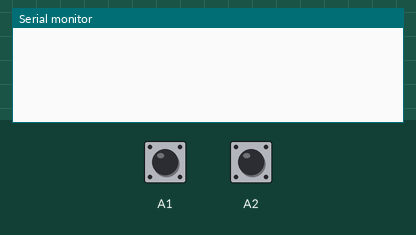
Simulated run of this sketch. Board: Arduino Uno, built with avr-gcc and run on an emulated ATmega328P. On the bench: the last lines printed to the serial monitor. Inputs (shaded band) come from the test bench; at power-on: A1 HIGH, A2 HIGH.

Above: at 1.3 s.
1.4 s: A1 pulled LOW for 1 s
At 2.3 s:
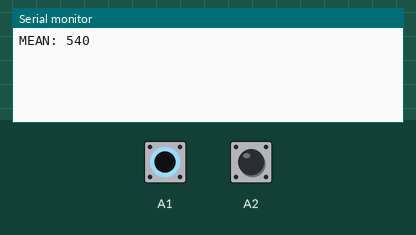
5.1 s: A1 pulled LOW for 3.2 s
At 7.7 s:
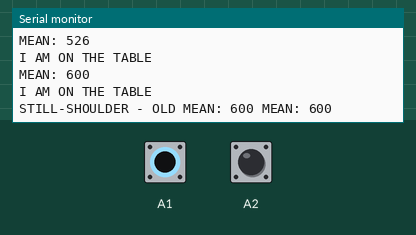
9.8 s: A1 pulled LOW for 0.15 s
11.4 s: A1 pulled LOW for 3.2 s
At 15.7 s:
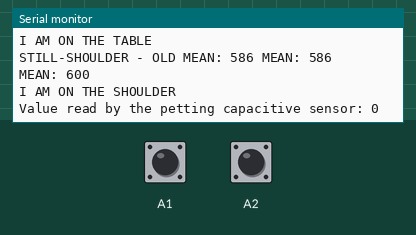
Timing chart, 0 to 17.1 s (numbered marks = the images above; inputs shaded):
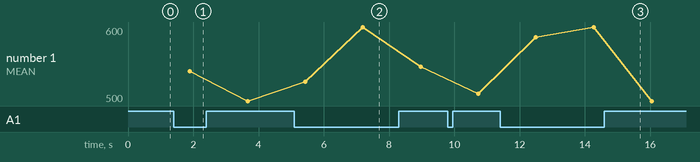

Measured:
- after the input at 1.4 s, the serial monitor: prints a new line after 0.49 s (image 1)
- after the input at 5.1 s, the serial monitor: prints a new line after 0.34 s (image 2)
- after the input at 11.4 s, the serial monitor: prints a new line after 1.1 s (image 3)
- plotted number 1: 500 → 546 after the input at 5.1 s, 546 → 510 after the input at 9.8 s

The sketch:

test_state.ino
```cpp
#include <StateMachine.h>
#include <ADCTouch.h>
#include <MPU6050_tockn.h>
#include <math.h>

#include<Wire.h>

// [-1121,-1120] --> [0,18]  [-67,-67] --> [0,1] [3649,3650] --> [16364,16386] [91,91] --> [0,1] [12,12] --> [0,1] [-28,-27] --> [-1,2]


////////////////////////////////////////////////////////////////////////////////////////////////////////////////////////////////////////////////

const int STATE_DELAY = 500;

MPU6050 mpu6050(Wire);


long timer = 0;

// Capacitive sensor params
int ref1;
static int value_off = 0;
bool flag_first_time = true;
int mean, old_mean;
int mean_offset = 30;

// Big noise sensor params
const int soundPin = A0;
int Digital_Pin = 3;

// Sad still state parameters
long sad_still_timer = 0;
struct states{
  bool happy;
  bool sad;
  bool angry;
  bool fear;
  };

//storing variable of the petting touch value
long value_pet; //value read by the capacitive sensor for detecting petting
int treshold_pet=40; //treshold over the which I recognize a petting action
int ref_pet; //initial value of the capacitive sensor for moving the mean to 0

states state = {0,0,0,0};

StateMachine machine = StateMachine();


// States declarations
State* calibration = machine.addState(&state_calibration); //state 0
State* still_neutral = machine.addState(&state_still_neutral); //state 1
State* shoulder = machine.addState(&state_shoulder); //state 2
State* fear = machine.addState(&state_fear); //state 3
State* sad_still = machine.addState(&state_sad_still); //stato 4


////////////////////////////////////////////////////////////////////////////////////////////////////////////////////////////////////////////////


////////////////////////////////////////////////////////////////////////////////////////////////////////////////////////////////////////////////
void setup() {
  // put your setup code here, to run once:
  Serial.begin(9600);
  Wire.begin();

  pinMode(soundPin,INPUT);
  pinMode(Digital_Pin, INPUT);

  //mpu6050.begin();
  //mpu6050.calcGyroOffsets(true);

  ref1 = ADCTouch.read(A1, 500);//account for the capacitance of the pad

  ref_pet = ADCTouch.read(A1, 500); //account for the capacitance of petting sensor


  // Transitions exiting calibration state
  calibration->addTransition(&transition_calib_shoulder, shoulder);
  calibration->addTransition(&transition_calib_still_neutral, still_neutral);

  // Transitions exiting shoulder state
  shoulder->addTransition(&transition_shoulder_still, still_neutral);
  //shoulder->addTransition(&transition_shoulder_big_noise, fear);
  shoulder->addTransition(&transition_shoulder_happy_petting_shoulder, shoulder);

  // Transitions exiting still_neutral state
  still_neutral->addTransition(&transition_still_shoulder, shoulder);
  still_neutral->addTransition(&transition_still_sad_still, sad_still);


  // Transitions exiting sad_still state
  sad_still->addTransition(&transition_sad_still_shoulder, shoulder);

}

////////////////////////////////////////////////////////////////////////////////////////////////////////////////////////////////////////////////


////////////////////////////////////////////////////////////////////////////////////////////////////////////////////////////////////////////////

// Function that sets the mean value of the capacitive-proximity sensor over "samples_number" samples
void getMeanProximity(){

  int count = 0;
  int total_value = 0;
  int value0, value1;

  // Parameters
  int samples_number = 30;
  int sample_delay = 30;

  mean = 0;

  while(count < samples_number){

    value1 = ADCTouch.read(A1);   //   --> 100 samples

    total_value = total_value + value1;

    count++;

    delay(sample_delay);
  }

  mean = total_value / count;

  if(old_mean == 0){
    old_mean = mean;
  }

  Serial.print("MEAN: ");Serial.print(mean);
  Serial.println('\n');
}

// Function that checks if mean is above threshold
bool checkOverMeanProximity(){

  if(mean > old_mean + mean_offset){
    old_mean = mean;
    Serial.print("STILL-SHOULDER - ");Serial.print("OLD MEAN: ");Serial.print(old_mean);Serial.print(" MEAN: ");Serial.println(mean);
    return true;
  }

  return false;

}

// Function that checks if mean is below threshold
bool checkBelowMeanProximity(){

  if(mean < old_mean - mean_offset){
    old_mean = mean;
    Serial.print("SHOULDER-STILL - ");Serial.print("OLD MEAN: ");Serial.print(old_mean);Serial.print(" MEAN: ");Serial.println(mean);
    return true;
  }

  return false;

}


////////////////////////////////////////////////////////////////////////////////////////////////////////////////////////////////////////////////


////////////////////////////////////////////////////////////////////////////////////////////////////////////////////////////////////////////////


void loop(){
  // put your main code here, to run repeatedly:
  if(!flag_first_time){
    getMeanProximity();
  }
  machine.run();
  delay(STATE_DELAY);


}


////////////////////////////////////////////////////////////////////////////////////////////////////////////////////////////////////////////////


////////////////////////////////////////////////////////////////////////////////////////////////////////////////////////////////////////////////

void state_calibration(){

  int value1 = ADCTouch.read(A1);

  if(value1 > 600){
    machine.transitionTo(shoulder);
  }
  else{
    machine.transitionTo(still_neutral);
  }

  if(flag_first_time){
    old_mean = mean;
  }

  flag_first_time = false;

}

void state_still_neutral(){

  sad_still_timer++;
  Serial.println("I AM ON THE TABLE");
}

void state_shoulder(){

  Serial.println("I AM ON THE SHOULDER");
}

void state_fear(){

  Serial.println("FEAR");
}

void state_sad_still(){
  Serial.println("WAITING TO BE PICKED UP");
}


////////////////////////////////////////////////////////////////////////////////////////////////////////////////////////////////////////////////


////////////////////////////////////////////////////////////////////////////////////////////////////////////////////////////////////////////////

bool transition_shoulder_big_noise(){

  int val = analogRead(soundPin);

  // Parameters
  int sound_offset = 65;
  int big_sound_th = 90;

  val = val - sound_offset;

  //int Digital = digitalRead(Digital_Pin);

  Serial.print("NOISE VAL: ");Serial.println(val);
  //Serial.print("Limit :");Serial.println(Digital);


  if(val > big_sound_th){
    return false;
  }

  return false;
}


bool transition_calib_shoulder(){

  return checkOverMeanProximity();

}

bool transition_sad_still_shoulder(){

  bool mean_over = checkOverMeanProximity();

  if(mean_over){
    set_happy();
    display_state();
    return true;
  }

  return false;

}

bool transition_calib_still_neutral(){

  return checkBelowMeanProximity();

}

bool transition_shoulder_still(){

  return checkBelowMeanProximity();

}

bool transition_shoulder_happy_petting_shoulder(){
  value_pet = ADCTouch.read(A2) - ref_pet;
  Serial.print("Value read by the petting capacitive sensor: ");Serial.println(value_pet);
  if(value_pet > treshold_pet){
    Serial.println("Qualcuno mi tocca");
    set_happy();
    display_state();
    return true;

  }

  return false;

}

bool transition_still_shoulder(){

  return checkOverMeanProximity();

}

bool transition_still_sad_still(){

  if(sad_still_timer > 10){
    Serial.println("Sono passati 5 secondi");
    set_sad();
    display_state();
    //é triste per sempre fin quando non viene preso
    sad_still_timer = 0;
    return true;
  }

  return false;

}

////////////////////////////////////////////////////////////////////////////////////////////////////////////////////////////////////////////////


////////////////////////////////////////////////////////////////////////////////////////////////////////////////////////////////////////////////

void display_state(){

  if(state.happy){
    Serial.println("Happy");
  }

  else if(state.sad){
    Serial.println("Sad");
  }

  else if(state.angry){
    Serial.println("Angry");
  }

  else if(state.fear){
    Serial.println("Fear");
  }

  else{
    Serial.println("Neutral");
    return;
  }

  delay(5000);


}


void set_neutral(){
  state ={0,0,0,0};
}

void set_happy(){
  state={1,0,0,0};
}

void set_angry(){
  state={0,0,1,0};
}

void set_fear(){
  state={0,0,0,1};
}

void set_sad(){
  state={0,1,0,0};
}
```
